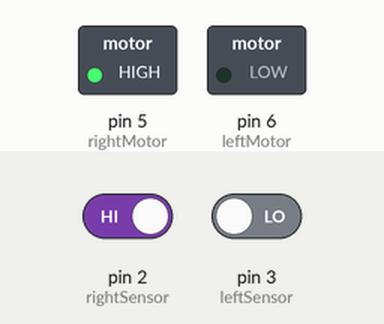
Recording of a sketch running on a simulated Arduino Uno, built with avr-gcc and run on an emulated ATmega328P. Shown: switched loads named in the sketch (green lamp = pin HIGH). The inputs (shaded band) are chosen by the test bench; at power-on: pin 3 (leftSensor) LOW, pin 2 (rightSensor) HIGH.

Above: at 1.2 s.
1.3 s: pin 3 (leftSensor) driven HIGH
At 2.3 s:
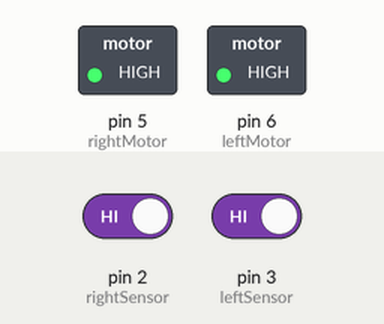
2.8 s: pin 2 (rightSensor) driven LOW
At 3.4 s:
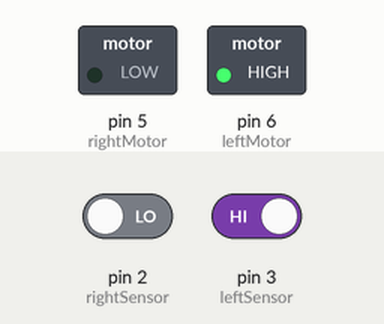
4.3 s: pin 2 (rightSensor) driven HIGH
At 4.6 s:
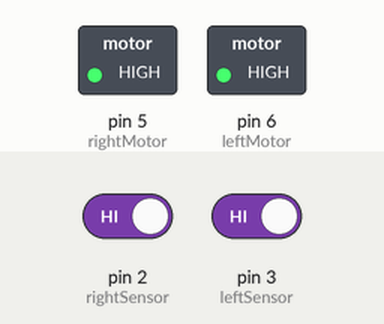
5.8 s: pin 3 (leftSensor) driven LOW
At 6.9 s:
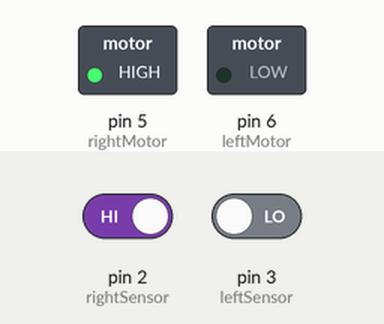
Timing chart, 0 to 8.3 s (numbered marks = the images above; inputs shaded):
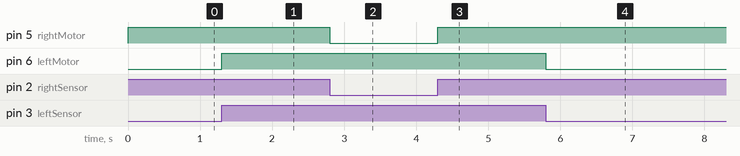

Measured:
- after the input at 1.3 s, pin 6 (leftMotor): LOW → HIGH at once
- after the input at 2.8 s, pin 5 (rightMotor): HIGH → LOW at once
- after the input at 4.3 s, pin 5 (rightMotor): LOW → HIGH at once
- after the input at 5.8 s, pin 6 (leftMotor): HIGH → LOW at once

The sketch:

edge_follower.ino.ino
```cpp
int rightSensor = 2; // pin for right IR sensor
int leftSensor = 3; // pin for left IR sensor
int rightMotor = 5; // pin for right motor
int leftMotor = 6; // pin for left motor

void setup() {
  pinMode(rightSensor, INPUT);
  pinMode(leftSensor, INPUT);
  pinMode(rightMotor, OUTPUT);
  pinMode(leftMotor, OUTPUT);
}

void loop() {
  int rightValue = digitalRead(rightSensor);
  int leftValue = digitalRead(leftSensor);

  if (rightValue == LOW && leftValue == LOW) { // both sensors on edge
    digitalWrite(rightMotor, HIGH); // turn right
    digitalWrite(leftMotor, LOW);
  } else if (rightValue == HIGH && leftValue == LOW) { // right sensor off edge
    digitalWrite(rightMotor, HIGH); // turn right
    digitalWrite(leftMotor, LOW);
  } else if (rightValue == LOW && leftValue == HIGH) { // left sensor off edge
    digitalWrite(rightMotor, LOW); // turn left
    digitalWrite(leftMotor, HIGH);
  } else { // both sensors off edge or on black surface
    digitalWrite(rightMotor, HIGH); // go straight
    digitalWrite(leftMotor, HIGH);
  }
}
```

line_follower_robot.cpp
```cpp
// Define pins
int left = 2;
int middle = 3;
int right = 4;
//define motors
int leftMotor1 = 5;
int leftMotor2 = 6;
int rightMotor1 = 10;
int rightMotor2 = 11;

// Define variables
int leftSensor;
int middleSensor;
int rightSensor;

void setup() {
  // Set pins as input/output
  pinMode(left, INPUT);
  pinMode(middle, INPUT);
  pinMode(right, INPUT);
  pinMode(leftMotor1, OUTPUT);
  pinMode(leftMotor2, OUTPUT);
  pinMode(rightMotor1, OUTPUT);
  pinMode(rightMotor2, OUTPUT);
}

void loop() {
  // Read sensor values
  leftSensor = digitalRead(left);
  middleSensor = digitalRead(middle);
  rightSensor = digitalRead(right);

  // If all sensors are on the line
  if (leftSensor == HIGH && middleSensor == HIGH && rightSensor == HIGH) {
    // Move forward
    digitalWrite(leftMotor1, HIGH);
    digitalWrite(leftMotor2, LOW);
    digitalWrite(rightMotor1, HIGH);
    digitalWrite(rightMotor2, LOW);
  }
  // If the left sensor is on the line
  else if (leftSensor == HIGH) {
    // Turn left
    digitalWrite(leftMotor1, LOW);
    digitalWrite(leftMotor2, HIGH);
    digitalWrite(rightMotor1, HIGH);
    digitalWrite(rightMotor2, LOW);
  }
  // If the right sensor is on the line
  else if (rightSensor == HIGH) {
    // Turn right
    digitalWrite(leftMotor1, HIGH);
    digitalWrite(leftMotor2, LOW);
    digitalWrite(rightMotor1, LOW);
    digitalWrite(rightMotor2, HIGH);
  }
  // If the middle sensor is on the line
  else if (middleSensor == HIGH) {
    // Move forward
    digitalWrite(leftMotor1, HIGH);
    digitalWrite(leftMotor2, LOW);
    digitalWrite(rightMotor1, HIGH);
    digitalWrite(rightMotor2, LOW);
  }
  // If all sensors are off the line
  else {
    // Stop
    digitalWrite(leftMotor1, LOW);
    digitalWrite(leftMotor2, LOW);
    digitalWrite(rightMotor1, LOW);
    digitalWrite(rightMotor2, LOW);
  }
}
```
